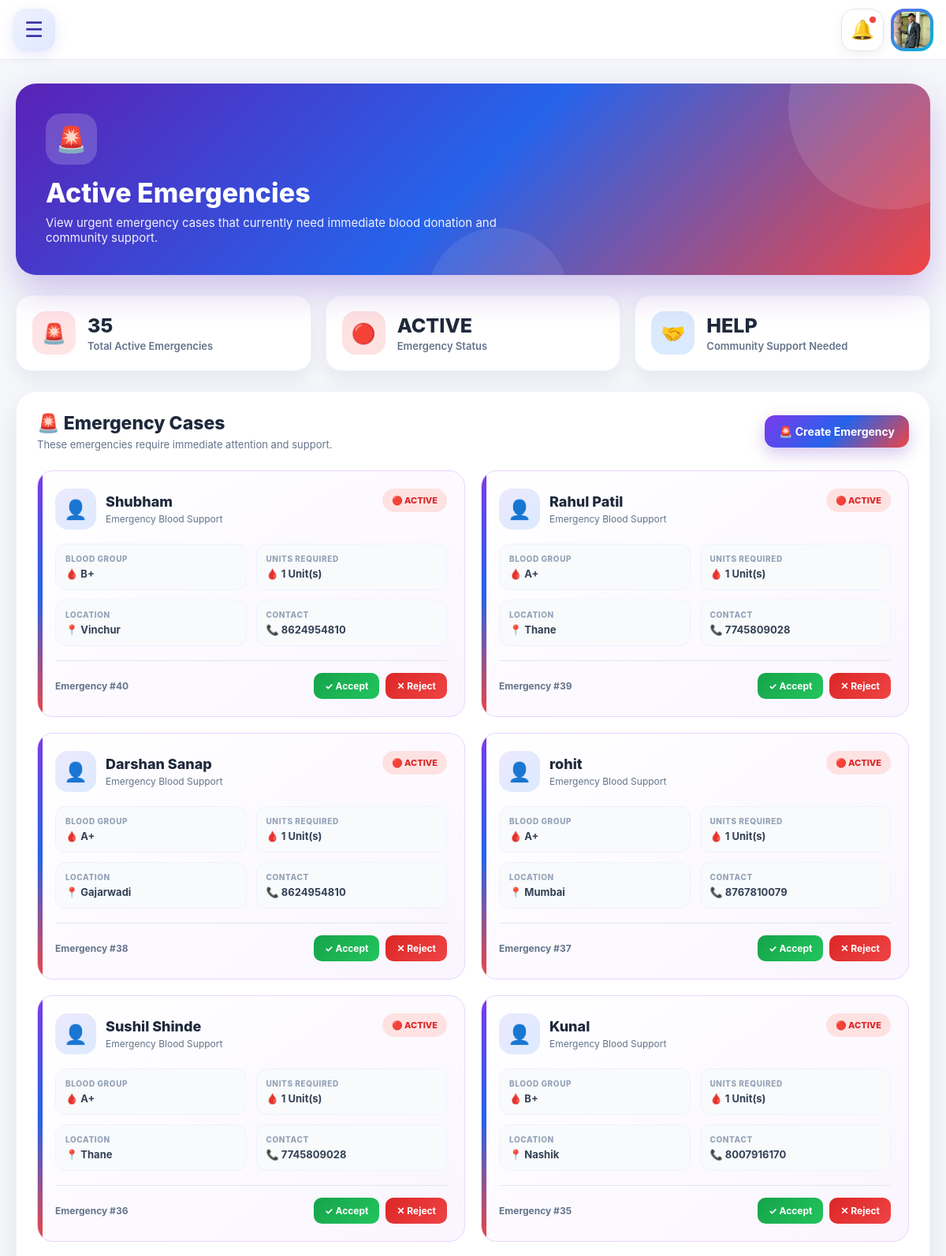
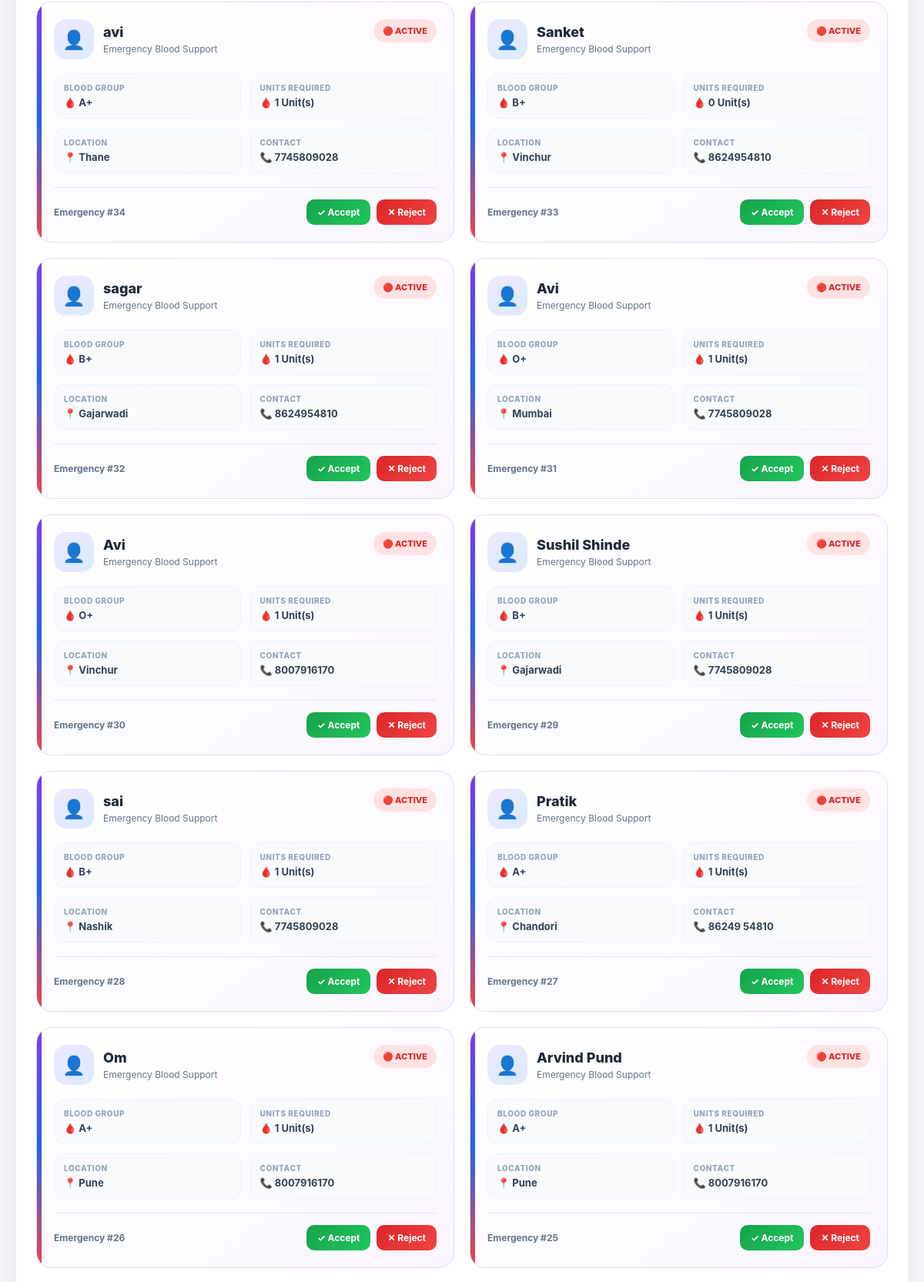
The page /active-emergencies/ (signed in, upper part) on the database its author committed (2 pictures, top to bottom).
### accounts/models.py (models this page shows, shortened)
class UserProfile(models.Model):
    user = models.OneToOneField(
        User,
        on_delete=models.CASCADE
    )
    full_name = models.CharField(
        max_length=100
    )
    blood_group = models.CharField(
        max_length=10
    )
    phone = models.CharField(
        max_length=15
    )
    city = models.CharField(
        max_length=100
    )
    photo = models.ImageField(
        upload_to="profile_photos/",
        blank=True,
        null=True
    )
    emergency_contact = models.CharField(
        max_length=15,
        blank=True
    )
    is_available = models.BooleanField(
        default=True
    )
    location = models.CharField(
        max_length=255,
        blank=True
    )
    donation_count = models.PositiveIntegerField(
        default=0
    )

class EmergencyRequest(models.Model):
    EMERGENCY_TYPE_CHOICES = [
        ("Accident", "Accident"),
        ("Surgery", "Surgery"),
        ("Emergency", "Emergency"),
        ("Other", "Other"),
    ]
    URGENCY_CHOICES = [
        ("CRITICAL", "CRITICAL"),
        ("HIGH", "HIGH"),
        ("NORMAL", "NORMAL"),
    ]
    STATUS_CHOICES = [
        ("ACTIVE", "ACTIVE"),
        ("MATCHED", "MATCHED"),
        ("COMPLETED", "COMPLETED"),
        ("CANCELLED", "CANCELLED"),
    ]
    created_by = models.ForeignKey(
        User,
        on_delete=models.SET_NULL,
        null=True,
        blank=True,
        related_name="created_emergencies"
    )
    patient_name = models.CharField(max_length=100)
    blood_group = models.CharField(max_length=10)
    units_required = models.PositiveIntegerField(default=1)
    hospital_name = models.CharField(max_length=200)
    city = models.CharField(max_length=100)
    contact_number = models.CharField(max_length=15)
    emergency_type = models.CharField(
        max_length=50,
        choices=EMERGENCY_TYPE_CHOICES,
        default="Accident"
    )
    urgency = models.CharField(
        max_length=20,
        choices=URGENCY_CHOICES,
        default="HIGH"
    )
    status = models.CharField(
        max_length=20,
        choices=STATUS_CHOICES,
        default="ACTIVE"
    )
    created_at = models.DateTimeField(
        auto_now_add=True
    )

### accounts/views.py (the view)
@login_required
def active_emergency_list(request):
    emergencies = (
        EmergencyRequest.objects
        .filter(status="ACTIVE")
        .order_by("-created_at")
    )
    return render(
        request,
        "accounts/active_emergency_list.html",
        {
            "emergencies": emergencies
        }
    )

### templates/accounts/active_emergency_list.html (shortened to what this page needs)
{% extends "base.html" %}
{% block content %}
<div class="emergency-page">
    <div class="emergency-hero">
        <div class="hero-content">
            <div class="hero-icon">🚨</div>
            <h1>Active Emergencies</h1>
            <p>
                View urgent emergency cases that currently need
                immediate blood donation and community support.
            </p>
        </div>
    </div>
    <div class="emergency-stats">
        <div class="emergency-stat">
            <div class="stat-icon icon-emergency">🚨</div>
            <div class="stat-content">
                <h3>{{ emergencies|length }}</h3>
                <span>Total Active Emergencies</span>
            </div>
        </div>
        <div class="emergency-stat">
            <div class="stat-icon icon-active">🔴</div>
            <div class="stat-content">
                <h3>ACTIVE</h3>
                <span>Emergency Status</span>
            </div>
        </div>
        <div class="emergency-stat">
            <div class="stat-icon icon-support">🤝</div>
            <div class="stat-content">
                <h3>HELP</h3>
                <span>Community Support Needed</span>
            </div>
        </div>
    </div>
    <div class="emergency-container">
        <div class="section-header">
            <div>
                <h2>🚨 Emergency Cases</h2>
                <p>
                    These emergencies require immediate attention and support.
                </p>
            </div>
            <a
                href="{% url 'emergency_request' %}"
                class="new-emergency-btn"
            >
                🚨 Create Emergency
            </a>
        </div>
        {% if emergencies %}
        <div class="emergency-grid">
            {% for emergency in emergencies %}
            <div class="emergency-card">
                <div class="emergency-top">
                    <div class="patient-info">
                        <div class="patient-avatar">
                            👤
                        </div>
                        <div>
                            <h3>
                                {{ emergency.patient_name }}
                            </h3>
                            <span>
                                Emergency Blood Support
                            </span>
                        </div>
                    </div>
                    <div class="active-badge">
                        🔴 ACTIVE
                    </div>
                </div>
                <div class="emergency-details">
                    <div class="detail-box">
                        <div class="detail-label">
                            Blood Group
                        </div>
                        <div class="detail-value">
                            🩸 {{ emergency.blood_group }}
                        </div>
                    </div>
                    <div class="detail-box">
                        <div class="detail-label">
                            Units Required
                        </div>
                        <div class="detail-value">
                            🩸 {{ emergency.units_required }} Unit(s)
                        </div>
                    </div>
                    <div class="detail-box">
                        <div class="detail-label">
                            Location
                        </div>
                        <div class="detail-value">
                            📍 {{ emergency.city }}
                        </div>
                    </div>
                    <div class="detail-box">
                        <div class="detail-label">
                            Contact
                        </div>
                        <div class="detail-value">
                            📞 {{ emergency.contact_number }}
                        </div>
                    </div>
                </div>
                <div class="emergency-footer">
                    <span class="emergency-id">
                        Emergency #{{ emergency.id }}
                    </span>
                    <div class="emergency-actions">
                        <form
                            method="POST"
                            action="{% url 'accept_emergency' emergency.id %}"
                            class="action-form"
                        >
                            <button
                                type="submit"
                                class="accept-btn"
                            >
                                ✓ Accept
                            </button>
                        </form>
                        <form
                            method="POST"
                            action="{% url 'reject_emergency' emergency.id %}"
                            class="action-form"
                        >
                            <button
                                type="submit"
                                class="reject-btn"
                            >
                                ✕ Reject
                            </button>
                        </form>
                    </div>
                </div>
            </div>
            {% endfor %}
        </div>
        {% endif %}
    </div>
</div>
{% endblock %}

### templates/base.html (shortened to what this page needs)
{% load static %}
<!DOCTYPE html>
<html lang="en">
<head>
</head>
<body class="{% block body_class %}{% endblock %}">
<div class="bl-app">
    <main class="bl-main">
        <header class="bl-topbar">
            <div class="bl-top-left">
                <button
                    type="button"
                    class="bl-mobile-menu"
                    id="blMobileMenu"
                    aria-label="Open menu"
                >
                    ☰
                </button>
            </div>
            <div class="bl-top-right">
                <a
                    href="/notifications/"
                    class="bl-notification"
                    title="Notifications"
                >
                    🔔
                    <span
                        class="bl-notification-dot"
                    ></span>
                </a>
                <a
                    href="{% if request.user.is_authenticated %}/profile/{% else %}/login/{% endif %}"
                    class="bl-user-chip"
                >
                    <div class="bl-user-avatar">
                        {% if request.user.is_authenticated %}
                            {% if request.user.userprofile.photo %}
                                <img
                                    src="{{ request.user.userprofile.photo.url }}"
                                    alt="Profile"
                                >
                            {% else %}
                                {{ request.user.username|first|upper }}
                            {% endif %}
                        {% else %}
                            👤
                        {% endif %}
                    </div>
                </a>
            </div>
        </header>
        <section class="bl-content">
            {% block content %}{% endblock %}
        </section>
    </main>
</div>
</body>
</html>

### templates/base.html (style rules this page uses)
*, *::before, *::after { box-sizing: border-box; }
html { scroll-behavior: smooth; }
body { margin: 0; padding: 0; min-height: 100vh; overflow-x: hidden; font-family: Inter, ui-sans-serif, system-ui, -apple-system, BlinkMacSystemFont, "Segoe UI", sans-serif; background: #f5f7fb; color: #172033; }
a { text-decoration: none; }
button, input, select, textarea { font: inherit; }
button { -webkit-tap-highlight-color: transparent; tap-highlight-color: transparent; }
.bl-app { width: 100%; min-height: 100vh; }
.bl-main { width: calc(100% - 260px); margin-left: 260px; min-height: 100vh; }
.bl-topbar { position: sticky; top: 0; width: 100%; height: 70px; display: flex; align-items: center; justify-content: space-between; padding: 0 30px; background: rgba(255,255,255,.94); backdrop-filter: blur(18px); -webkit-backdrop-filter: blur(18px); border-bottom: 1px solid #e8ebf2; z-index: 500; }
.bl-top-left, .bl-top-right { display: flex; align-items: center; }
.bl-top-right { gap: 11px; }
.bl-mobile-menu { display: none; width: 50px; height: 50px; align-items: center; justify-content: center; border: none; border-radius: 16px; background: linear-gradient( 135deg, #eef2ff, #e0e7ff ); color: #3730a3; font-size: 26px; cursor: pointer; box-shadow: 0 6px 18px rgba(79,70,229,.12); }
.bl-notification { position: relative; width: 54px; height: 54px; flex: 0 0 54px; display: flex; align-items: center; justify-content: center; border-radius: 17px; background: white; border: 1px solid #e5e7eb; color: #172033; font-size: 25px; box-shadow: 0 5px 16px rgba(15,23,42,.06); }
.bl-notification-dot { position: absolute; top: 9px; right: 9px; width: 8px; height: 8px; border-radius: 50%; background: #ef4444; }
.bl-user-chip { display: flex; align-items: center; gap: 9px; padding: 5px; border-radius: 17px; background: linear-gradient( 135deg, #6366f1, #06b6d4 ); color: white; }
.bl-user-avatar { width: 48px; height: 48px; flex: 0 0 48px; overflow: hidden; display: flex; align-items: center; justify-content: center; border-radius: 14px; background: linear-gradient( 135deg, #818cf8, #38bdf8 ); color: white; font-size: 15px; font-weight: 900; }
.bl-user-avatar img { width: 100%; height: 100%; object-fit: cover; }
.bl-content { width: 100%; max-width: 1450px; margin: 0 auto; padding: 30px; }
@media screen and (max-width: 1200px) { .bl-main { width: 100%; margin-left: 0; } }
@media screen and (max-width: 1200px) { .bl-mobile-menu { display: flex; } }
@media screen and (max-width: 1200px) { .bl-topbar { height: 72px; padding: 0 20px; } }
@media screen and (max-width: 1200px) { .bl-content { padding: 25px 18px; } }
@media screen and (max-width: 1200px) { .bl-topbar { height: 76px; padding: 0 16px; } }
@media screen and (max-width: 1200px) { .bl-mobile-menu { width: 54px; height: 54px; border-radius: 17px; font-size: 27px; } }
@media screen and (max-width: 1200px) { .bl-top-right { gap: 9px; } }
@media screen and (max-width: 1200px) { .bl-notification { width: 54px; height: 54px; flex: 0 0 54px; border-radius: 17px; font-size: 24px; } }
@media screen and (max-width: 1200px) { .bl-user-chip { width: 54px; height: 54px; padding: 4px; border-radius: 17px; } }
@media screen and (max-width: 1200px) { .bl-user-avatar { width: 46px; height: 46px; flex: 0 0 46px; border-radius: 14px; } }
@media screen and (max-width: 1200px) { .bl-content { padding: 20px 15px; } }

### rows shown on the page
EmergencyRequest: patient_name "Shubham", blood_group "B+", units_required "1", city "Vinchur", contact_number "8624954810", id "40"
EmergencyRequest: patient_name "Rahul Patil", blood_group "A+", units_required "1", city "Thane", contact_number "7745809028", id "39"
EmergencyRequest: patient_name "Darshan Sanap", blood_group "A+", units_required "1", city "Gajarwadi", contact_number "8624954810", id "38"
EmergencyRequest: patient_name "rohit", blood_group "A+", units_required "1", city "Mumbai", contact_number "8767810079", id "37"
EmergencyRequest: patient_name "Sushil Shinde", blood_group "A+", units_required "1", city "Thane", contact_number "7745809028", id "36"
EmergencyRequest: patient_name "Kunal", blood_group "B+", units_required "1", city "Nashik", contact_number "8007916170", id "35"
EmergencyRequest: patient_name "avi", blood_group "A+", units_required "1", city "Thane", contact_number "7745809028", id "34"
EmergencyRequest: patient_name "Sanket", blood_group "B+", units_required "0", city "Vinchur", contact_number "8624954810", id "33"
EmergencyRequest: patient_name "sagar", blood_group "B+", units_required "1", city "Gajarwadi", contact_number "8624954810", id "32"
EmergencyRequest: patient_name "Avi", blood_group "O+", units_required "1", city "Mumbai", contact_number "7745809028", id "31"
EmergencyRequest: patient_name "Avi", blood_group "O+", units_required "1", city "Vinchur", contact_number "8007916170", id "30"
EmergencyRequest: patient_name "Sushil Shinde", blood_group "B+", units_required "1", city "Gajarwadi", contact_number "7745809028", id "29"
EmergencyRequest: patient_name "sai", blood_group "B+", units_required "1", city "Nashik", contact_number "7745809028", id "28"
EmergencyRequest: patient_name "Pratik", blood_group "A+", units_required "1", city "Chandori", contact_number "86249 54810", id "27"
EmergencyRequest: patient_name "Om", blood_group "A+", units_required "1", city "Pune", contact_number "8007916170", id "26"
EmergencyRequest: patient_name "Arvind Pund", blood_group "A+", units_required "1", city "Pune", contact_number "8007916170", id "25"

### other values the page prints
{{ emergencies|length }} "35"
